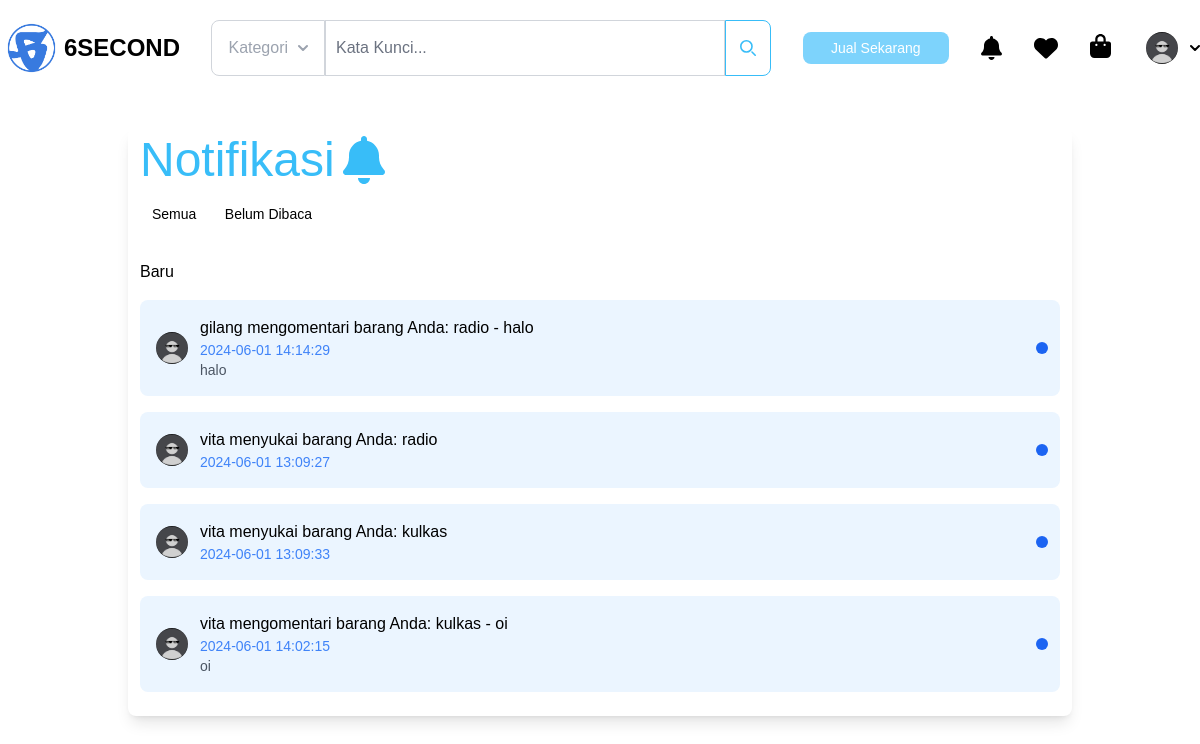
Page /tampil_notifikasi.php (signed in) on the committed database.
### tables this page shows
CREATE TABLE `notifications` (
  `id` int NOT NULL,
  `username` varchar(255) DEFAULT NULL,
  `product_id` int DEFAULT NULL,
  `action` varchar(255) DEFAULT NULL,
  `created_at` timestamp NULL DEFAULT CURRENT_TIMESTAMP,
  `is_read` tinyint(1) NOT NULL DEFAULT '0',
  `parent_id` int DEFAULT NULL,
  `message` varchar(255) DEFAULT NULL
);

CREATE TABLE `comments` (
  `id` int NOT NULL,
  `parent_id` int DEFAULT NULL,
  `username` varchar(255) DEFAULT NULL,
  `product_id` int DEFAULT NULL,
  `comment` text,
  `created_at` timestamp NULL DEFAULT CURRENT_TIMESTAMP,
  `is_seller_reply` tinyint(1) DEFAULT '0'
);

### tampil_notifikasi.php (the view, shortened to what this page needs)
<?php
require_once 'koneksi.php';
$username = $_SESSION['username'];
$query = "SELECT n.id AS notification_id, n.created_at AS notification_time,
                 db.nama_barang, n.username, u.profile_picture, n.product_id,
                 c.comment, c.id AS comment_id, c.username AS commenter_username, n.action
          FROM notifications n
          LEFT JOIN detail_barang db ON n.product_id = db.id
          LEFT JOIN users u ON n.username = u.username
          LEFT JOIN comments c ON n.parent_id = c.id
          WHERE n.username != ? AND db.username = ? AND (n.action = 'like' OR n.action = 'comment')";
$stmt = $connection->prepare($query);
$stmt->bind_param('ss', $username, $username);
$stmt->execute();
$result = $stmt->get_result();
$notifications = [];
while ($row = $result->fetch_assoc()) {
    $default_profile_picture = 'assets/img/new/Pro max pfp.jpg';
    $profile_picture = isset($row['profile_picture']) ? $row['profile_picture'] : $default_profile_picture;
    if ($row['action'] === 'like') {
        $notification_type = 'menyukai';
    } elseif ($row['action'] === 'comment' && $row['commenter_username'] !== $username) {
        $notification_type = 'mengomentari';
    } else {
        continue;
    }
    $message = $row['username'] . ' ' . $notification_type . ' barang Anda: ' . $row['nama_barang'];
    if ($row['action'] === 'comment') {
        $message .= ' - ' . $row['comment'];
    }
    $notifications[] = [
        'id' => $row['notification_id'],
        'time' => $row['notification_time'],
        'message' => $message,
        'profile_picture' => $profile_picture,
        'product_id' => $row['product_id'],
        'comment' => $row['comment'],
        'comment_id' => $row['comment_id'],
        'commenter_username' => $row['commenter_username']
    ];
}
?>
<!DOCTYPE html>
<html lang="en">
<head>
    <link rel="stylesheet" href="output.css">
    <link rel="stylesheet" href="assets/app.css" />
    <script src="https://cdn.tailwindcss.com"></script>
    <link href="https://cdn.jsdelivr.net/npm/tailwindcss@2.2.19/dist/tailwind.min.css" rel="stylesheet" />
    <link href="https://cdnjs.cloudflare.com/ajax/libs/flowbite/2.3.0/flowbite.min.css" rel="stylesheet" />
    <link rel="stylesheet" href="https://cdnjs.cloudflare.com/ajax/libs/font-awesome/6.0.0-beta3/css/all.min.css" />
</head>
<body>
    <div>
        <?php require_once 'header.php'; ?>
    </div>
    <main>
        <div id="content" class="content">
            <article class="md:my-32 my-24 md:mx-32">
                <div class="bg-white shadow-lg md:px-10 px-3 py-2 rounded-lg">
                    <div class="font-medium md:text-5xl text-3xl text-sky-400 text-left flex gap-x-2">
                        <h1>Notifikasi</h1>
                        <i class="fa-solid fa-bell"></i>
                    </div>
                    <div>
                        <div>
                            <button type="button"
                                class="text-black hover:bg-sky-400 md:text-base hover:text-white focus:bg-opacity-70 focus:text-blue-600 focus:bg-sky-200 font-medium rounded-lg text-sm px-3 py-1 my-4 selected">Semua</button>
                            <button type="button"
                                class="text-black hover:bg-sky-400 md:text-base hover:text-white focus:bg-opacity-70 focus:text-blue-600 focus:bg-sky-200 font-medium rounded-lg text-sm px-3 py-1 my-4">Belum Dibaca</button>
                        </div>
                    </div>
                    <h1 class="text-left font-normal my-4">Baru</h1>
                    <div>
                        <?php if (!empty($notifications)) : ?>
                        <?php foreach ($notifications as $index => $notification) : ?>
                        <a href="tampil_detail_product.php?id=<?php echo $notification['product_id']; ?>"
                            class="notification-link">
                            <div id="alert-<?php echo $notification['id']; ?>" class="notification-item flex items-center p-4 mb-4 text-blue-800 rounded-lg bg-blue-50 cursor-pointer relative transition-colors duration-300 ease-in-out hover:bg-blue-100">
                                <img class="flex-shrink-0 w-8 h-8 rounded-full"
                                    src="<?php echo $notification['profile_picture']; ?>" alt="Avatar" />
                                <div class="ms-3">
                                    <p class="text-base font-normal text-black"><?php echo $notification['message']; ?></p>
                                    <p class="text-sm font-normal text-blue-500"><?php echo date('Y-m-d H:i:s', strtotime($notification['time'])); ?></p>
                                    <?php if (isset($notification['comment'])) : ?>
                                    <p class="text-sm font-normal text-gray-600"><?php echo $notification['comment']; ?></p>
                                    <?php endif ?>
                                </div>
                                <span class="absolute top-50 right-3 h-3 w-3 bg-blue-600 rounded-full"></span>
                            </div>
                        </a>
                        <?php endforeach; ?>
                        <?php else : ?>
                        <p>Tidak ada notifikasi baru.</p>
                        <?php endif; ?>
                    </div>
                </div>
            </article>
        </div>
    </main>
</body>
</html>

### assets/app.css (style rules this page uses)
* { box-sizing: border-box; }
body { margin: 0; font-family: Poppins; overflow-x: hidden; }
* { margin: 0; padding: 0; box-sizing: border-box; font-family: "Poppins", sans-serif; }

### rows in the picture
notifications: message "gilang mengomentari barang Anda: radio - halo", created_at "2024-06-01 14:14:29", comments.comment "halo"
notifications: message "vita menyukai barang Anda: radio", created_at "2024-06-01 13:09:27"
notifications: message "vita menyukai barang Anda: kulkas", created_at "2024-06-01 13:09:33"
notifications: message "vita mengomentari barang Anda: kulkas - oi", created_at "2024-06-01 14:02:15", comments.comment "oi"
